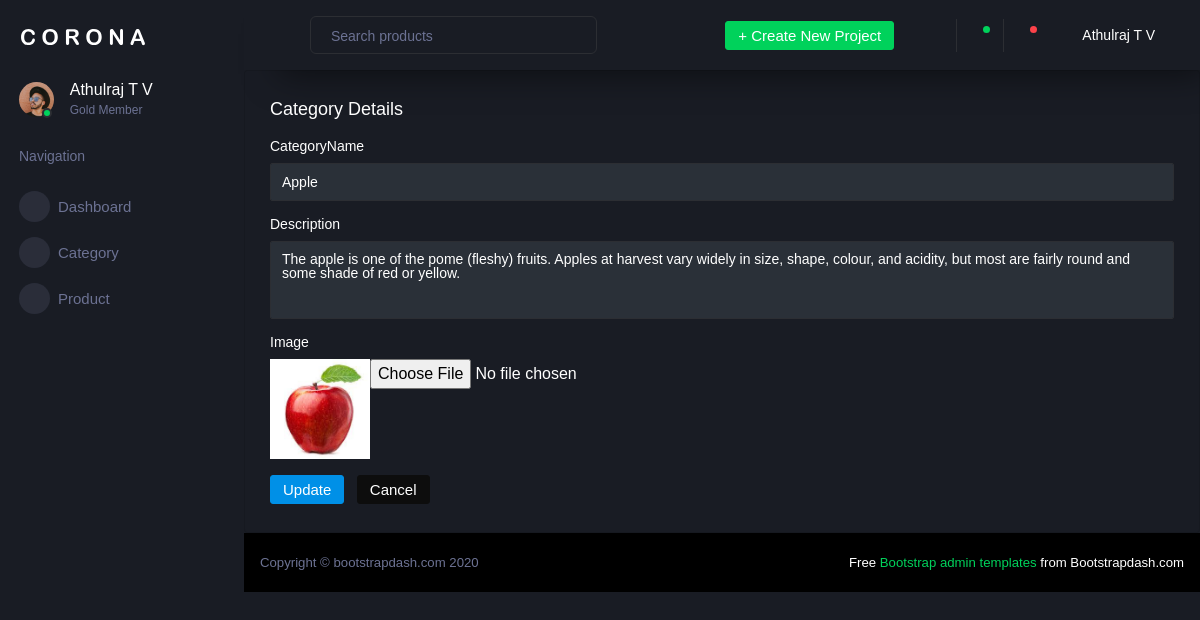
The app's page /AdminApp/editcategory/1/ with its own data.
### AdminApp/models.py (models this page shows)
class CategoryDB(models.Model):
    Category_Name = models.CharField(max_length=50,null=True,blank=True)
    Description = models.CharField(max_length=50,null=True,blank=True)
    Image = models.ImageField(upload_to="profile")

### AdminApp/views.py (the view)
# urls.py: path('editcategory/<int:dataid>/',views.editcategory,name="editcategory"),
def editcategory(req,dataid):
    data = CategoryDB.objects.get(id=dataid)
    return render(req,"EditCategory.html",{"data":data})

### AdminApp/templates/EditCategory.html (shortened to what this page needs)
<!DOCTYPE html>
{% extends 'Index.html' %}
{% block content %}
<html lang="en">
<head>
</head>
<body>
<div class="card">
    <div class="card-body">
        <h4 class="card-title">Category Details</h4>
        <form class="forms-sample" method="post" action="{% url 'updatecategory' dataid=data.id %}" enctype="multipart/form-data">
            <div class="form-group">
                <label for="exampleInputName1">CategoryName</label>
                <input type="text" class="form-control" id="exampleInputName1" placeholder="Name" name="name" value="{{data.Category_Name}}">
            </div>
            <div class="form-group">
                <label for="exampleInputName1">Description</label>
                <textarea class="form-control"  placeholder="Description" name="description" rows="4">{{data.Description}}</textarea>
            </div>
            <div class="form-group">
                <label>Image</label>
                <div class="input-group col-xs-12">
                    <img src="{{data.Image.url}}" width="100px" height="100px">
                    <input type="file" name="image" value="{{data.Image}}">
                </div>
            </div>
            <button type="submit" class="btn btn-primary mr-2">Update</button>
            <button class="btn btn-dark">Cancel</button>
        </form>
    </div>
</div>
</body>
</html>
{% endblock %}

### records on screen
CategoryDB: name "Apple", description "The apple is one of the pome (fleshy) fruits. Apples at harvest vary widely in size, shape, colour, and acidity, but most are fairly round and some shade of red or yellow.", Image (picture)
